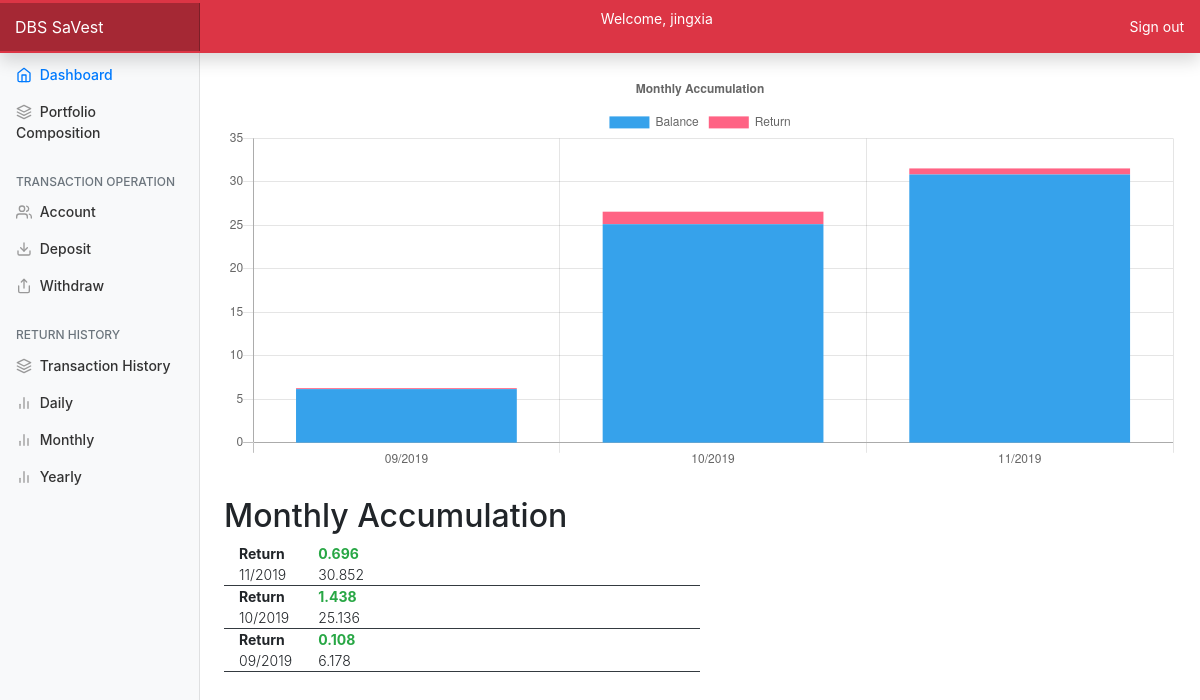
Before: /services/monthlyReport (signed in) with the older database file.
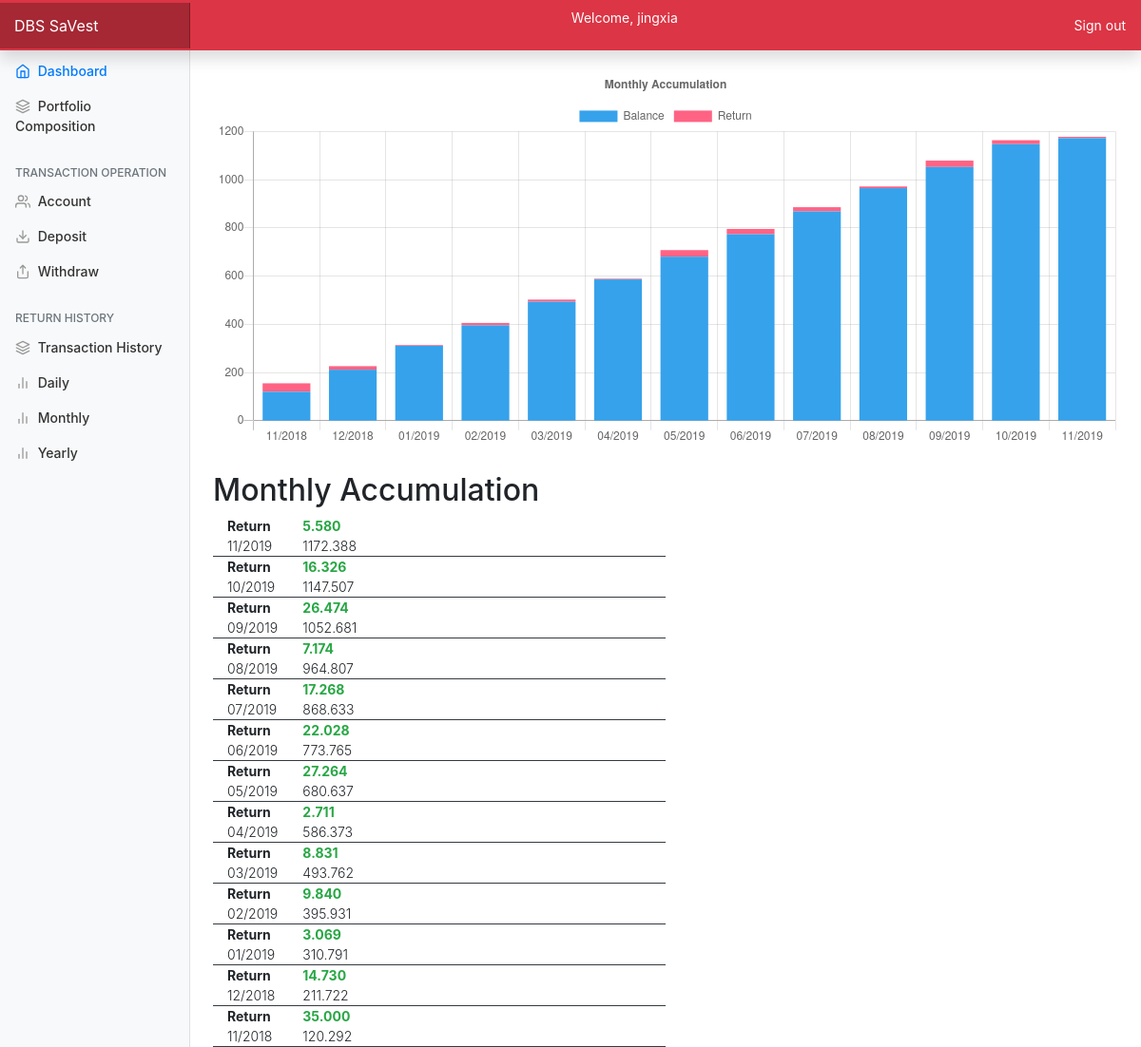
After: the same page with the newer database file.
### services/models.py (models this page shows)
class MonthlySummary(models.Model):
    account = models.ForeignKey(Account, on_delete=models.CASCADE, related_name='monthly_summary')
    closing_balance = models.FloatField()
    profit = models.FloatField()
    month_year_date = models.DateTimeField()
    def __str__(self):
        return "{0} {1} {2} {3}".format(self.account.name, str(self.closing_balance), str(self.profit), self.month_year_date.strftime("%m/%Y"))

### services/views.py (the view)
# urls.py: path('monthlyReport', views.monthlyReport, name='monthlyReport'),
@login_required(login_url='user_login')
def monthlyReport(request):
    account = Account.objects.get(user=request.user)
    monthly_summaries = account.monthly_summary.order_by('month_year_date')
    for monthly in monthly_summaries:
        print(monthly)
    return render(request, 'services/monthlyReport.html', {'ledger' : monthly_summaries})

### templates/services/monthlyReport.html (shortened to what this page needs)
{% extends "base.html" %}
    {% block body_block %}
        <canvas class="my-4 w-100 chartjs-render-monitor" id="myChart" width="1076" height="454"
            style="display: block; width: 1076px; height: 454px;"></canvas>
        <h2>Monthly Accumulation</h2>
        <div class="float-left w-50">
        {% for trxn in ledger reversed %}
        <div class="container border-bottom border-dark">
            <div class="row justify-content-md-left">
                <div class="col col-lg-2 font-weight-bold">Return</div>
                {% if trxn.profit > 0 %}
                <div class="col col-lg-2 font-weight-bold text-success">
                {% else %}
                <div class="col col-lg-2 font-weight-bold text-danger">
                {% endif %}
                    {{trxn.profit|floatformat:3}}
                </div>
            </div>
            <div class="row justify-content-md-left">
                <div class="col col-lg-2 font-weight-light">{{trxn.month_year_date|date:"m/Y"}}</div>
                <div class="col col-lg-2 font-weight-light">{{trxn.closing_balance|floatformat:3}}</div>
            </div>
        </div>
        {% endfor %}
        </div>
        <script>
            /* globals Chart:false, feather:false */
            (function () {
                'use strict'
                feather.replace()
                // Graphs
                var ctx = document.getElementById('myChart')
                // eslint-disable-next-line no-unused-vars
                var myChart = new Chart(ctx, {
                    type: 'bar',
                    data: {
                        labels: [
                        {% for trxn in ledger %}
                            '{{trxn.month_year_date|date:"m/Y"}}',
                        {% endfor %}
                        ],
                        datasets: [{
                            label: 'Balance',
                            backgroundColor: '#36a2eb',
                            stack: 'Stack 0',
                            data: [
                            {% for trxn in ledger %}
                            {{trxn.closing_balance|floatformat:3}},
                            {% endfor %}
                            ]
                        },
                        {
                            label: 'Return',
                            backgroundColor: '#ff6384',
                            stack: 'Stack 0',
                            data: [
                            {% for trxn in ledger %}
                            {{trxn.profit|floatformat:3}},
                            {% endfor %}
                            ]
                        }
                        ]
                    },
                    options: {
                        title: {
                            display: true,
                            text: 'Monthly Accumulation'
                        },
                        tooltips: {
                            mode: 'index',
                            intersect: 'false'
                        },
                        responsives: true,
                        scales: {
                            xAxes: [{
                                stacked: true
                            }],
                            yAxes: [{
                                stacked: true
                            }]
                        }
                    }
                })
            }())
        </script>
    {% endblock%}

### templates/base.html (shortened to what this page needs)
<!DOCTYPE html>
{% load staticfiles %}
<html lang="en">
<head>
  <link rel="stylesheet" href="https://stackpath.bootstrapcdn.com/bootstrap/4.3.1/css/bootstrap.min.css"
>
  <link href="{% static "css/layout.css" %}" rel="stylesheet">
</head>
<body>
  <nav class="navbar navbar-dark fixed-top bg-danger flex-md-nowrap p-0 shadow">
    <a class="navbar-brand col-sm-3 col-md-2 mr-0" href="{% url 'index'%}">DBS SaVest</a>
	{% if user.is_authenticated %}
	<p class="navbar-text text-white">Welcome, {{ user.get_username }}</p>
    <ul class="navbar-nav px-3">
      <li class="nav-item text-nowrap">
        <a class="nav-link text-white" href="{% url 'user_logout' %}">Sign out</a>
      </li>
    </ul>
	{% endif %}
  </nav>
  <div class="container-fluid">
    <div class="row">
      <nav class="col-md-2 d-none d-md-block bg-light sidebar">
        <div class="sidebar-sticky">
            <ul class="nav flex-column">
                {% if user.is_authenticated %}
                <li class="nav-item">
                  <a class="nav-link active" href="{% url 'index' %}">
                    Dashboard <span class="sr-only">(current)</span>
                  </a>
                </li>
                <li class="nav-item">
                  <a class="nav-link" href="{% url 'services:portfolio_composition' %}">
                    Portfolio Composition
                  </a>
                </li>
                  {% endif %}
              </ul>
          {% if user.is_authenticated %}
          <h6 class="sidebar-heading d-flex justify-content-between align-items-center px-3 mt-4 mb-1 text-muted">
              <span>Transaction Operation</span>
            </h6>
          <ul class="nav flex-column mb-2">
            <li class="nav-item">
              <a class="nav-link" href="{% url 'services:account_setting' %}">
                Account
              </a>
            </li>
            <li class="nav-item">
              <a class="nav-link" href="{% url 'services:makeTransaction' %}">
                Deposit
              </a>
            </li>
            <li class="nav-item">
              <a class="nav-link" href="{% url 'services:withdraw' %}">
                Withdraw
              </a>
            </li>
          </ul>
          {% endif %}
          {% if user.is_authenticated %}
          <h6 class="sidebar-heading d-flex justify-content-between align-items-center px-3 mt-4 mb-1 text-muted">
            <span>Return History</span>
          </h6>
          <ul class="nav flex-column mb-2">
			<li class="nav-item">
			  <a class="nav-link" href="{% url 'services:transactionHistory' %}">
				Transaction History
			  </a>
		</li>
            <li class="nav-item">
              <a class="nav-link" href="{% url 'services:report' %}">
                Daily
              </a>
            </li>
            <li class="nav-item">
              <a class="nav-link" href="{% url 'services:monthlyReport' %}">
                Monthly
              </a>
            </li>
            <li class="nav-item">
              <a class="nav-link" href="{% url 'services:yearlyReport' %}">
                Yearly
              </a>
            </li>
          </ul>
          {% endif %}
        </div>
      </nav>
      <main role="main" class="col-md-9 ml-sm-auto col-lg-10 px-4">
          {% block body_block %}
          {% endblock %}
      </main>
    </div>
  </div>
</body>
</html>

### static/css/layout.css (style rules this page uses)
body { font-size: .875rem; }
.feather { width: 16px; height: 16px; vertical-align: text-bottom; }
.sidebar { position: fixed; top: 0; bottom: 0; left: 0; z-index: 100; padding: 48px 0 0; box-shadow: inset -1px 0 0 rgba(0, 0, 0, .1); }
.sidebar-sticky { position: relative; top: 0; height: calc(100vh - 48px); padding-top: .5rem; overflow-x: hidden; overflow-y: auto; }
.sidebar .nav-link { font-weight: 500; color: #333; }
.sidebar .nav-link .feather { margin-right: 4px; color: #999; }
.sidebar .nav-link.active { color: #007bff; }
.sidebar .nav-link:hover .feather, .sidebar .nav-link.active .feather { color: inherit; }
.sidebar-heading { font-size: .75rem; text-transform: uppercase; }
[role="main"] { padding-top: 133px; }
@media (min-width: 768px) { [role="main"] { padding-top: 48px; } }
.navbar-brand { padding-top: .75rem; padding-bottom: .75rem; font-size: 1rem; background-color: rgba(0, 0, 0, .25); box-shadow: inset -1px 0 0 rgba(0, 0, 0, .25); }

### templates/base.html (style rules this page uses)
.chartjs-render-monitor { -webkit-animation: chartjs-render-animation 0.001s; animation: chartjs-render-animation 0.001s; }

Changed rows visible on the page:
removed MonthlySummary: profit "0.696", month_year_date "11/2019", closing_balance "30.852"
removed MonthlySummary: profit "1.438", month_year_date "10/2019", closing_balance "25.136"
removed MonthlySummary: profit "0.108", month_year_date "09/2019", closing_balance "6.178"
added MonthlySummary: profit "5.580", month_year_date "11/2019", closing_balance "1172.388"
added MonthlySummary: profit "16.326", month_year_date "10/2019", closing_balance "1147.507"
added MonthlySummary: profit "26.474", month_year_date "09/2019", closing_balance "1052.681"
added MonthlySummary: profit "7.174", month_year_date "08/2019", closing_balance "964.807"
added MonthlySummary: profit "17.268", month_year_date "07/2019", closing_balance "868.633"
added MonthlySummary: profit "22.028", month_year_date "06/2019", closing_balance "773.765"
added MonthlySummary: profit "27.264", month_year_date "05/2019", closing_balance "680.637"
added MonthlySummary: profit "2.711", month_year_date "04/2019", closing_balance "586.373"
added MonthlySummary: profit "8.831", month_year_date "03/2019", closing_balance "493.762"
added MonthlySummary: profit "9.840", month_year_date "02/2019", closing_balance "395.931"
added MonthlySummary: profit "3.069", month_year_date "01/2019", closing_balance "310.791"
added MonthlySummary: profit "14.730", month_year_date "12/2018", closing_balance "211.722"
added MonthlySummary: profit "35.000", month_year_date "11/2018", closing_balance "120.292"
Other visible differences:
chart data {{ trxn.month_year_date|date:"m/Y" }}: 09/2019, 10/2019, 11/2019 → 11/2018, 12/2018, 01/2019, 02/2019, 03/2019, 04/2019, 05/2019, 06/2019, 07/2019, 08/2019, 09/2019, 10/2019, 11/2019
chart data {{ trxn.closing_balance|floatformat:3 }}: 6.178, 25.136, 30.852 → 120.292, 211.722, 310.791, 395.931, 493.762, 586.373, 680.637, 773.765, 868.633, 964.807, 1052.681, 1147.507, 1172.388
chart data {{ trxn.profit|floatformat:3 }}: 0.108, 1.438, 0.696 → 35.000, 14.730, 3.069, 9.840, 8.831, 2.711, 27.264, 22.028, 17.268, 7.174, 26.474, 16.326, 5.580
